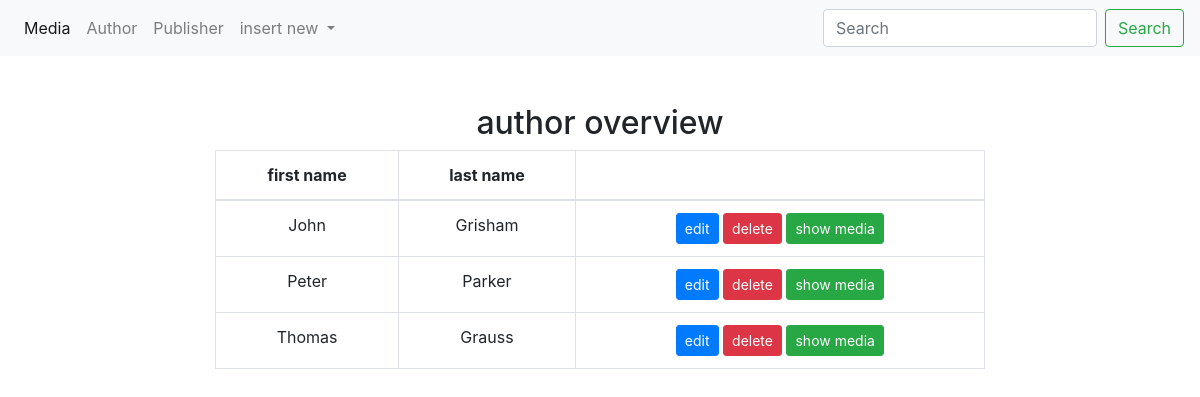
Screenshot of /author.php with the database file from the repository.
### tables this page shows
CREATE TABLE `author` (
  `id` int(11) NOT NULL,
  `name` varchar(55) NOT NULL,
  `surname` varchar(55) NOT NULL
);

### config.php (called while the page is built, shortened)
<?php
class Database
{
	public $host = "localhost";
	public $user = "username";
	public $pw = "password";
	public $db = "cr10_mario_weiss_biglibrary";
	public $connect;
	public function connect(){
		$this->connect = mysqli_connect($this->host,$this->user,$this->pw,$this->db);
	}
	public function fetch_data($table,$fields='*',$join=''){
		$fields = is_array($fields) ? implode(",", $fields) : $fields;
		$join = is_array($join) ? implode(" ", $join) : $join;
		$sql = "SELECT ".$fields." FROM ".$table." ".$join.";";
		$result = $this->connect->query($sql);
		return $result->fetch_all(MYSQLI_ASSOC);
	}
}
$obj = new Database;
?>

### author.php (the view, shortened to what this page needs)
<!doctype html>
<html lang="en">
<head>
	<link rel="stylesheet" href="https://stackpath.bootstrapcdn.com/bootstrap/4.1.3/css/bootstrap.min.css">
	<link rel="stylesheet" type="text/css" href="css/style.css">
</head>
<body>
	<?php
	include "config.php";
	include "nav.php";
	?>
	<div class="container-fluid pt-5">
		<div class="row justify-content-center">
			<div class="col-8 text-center">
				<h2>author overview</h2>
				<table class="table table-bordered table-hover">
					<thead>
						<tr>
							<th>first name</th>
							<th>last name</th>
							<th></th>
						</tr>
					</thead>
					<tbody>
						<?php
						$table ="author";
						$rows = $obj->fetch_data($table);
						foreach ($rows as $row) {
						?>
						<tr>
							<td><?php echo $row["name"]; ?></td>
							<td><?php echo $row["surname"]; ?></td>
							<td><a href="edit.php?author=1&edit=1&id=<?php echo $row["id"]; ?>" class="btn-sm btn btn-primary">edit</a>
								<a href="author.php?delete=1&id=<?php echo $row["id"]; ?>" class="btn-sm btn btn-danger">delete</a>
								<a href="author.php?show=1&id=<?php echo $row["id"]; ?>" class="btn-sm btn btn-success">show media</a>
							</td>
						</tr>
						<?php } ?>
					</tbody>
				</table>
			</div>
			</div>
		</div>
</body>
</html>

### rows the page displays
author: name "John", surname "Grisham"
author: name "Peter", surname "Parker"
author: name "Thomas", surname "Grauss"
